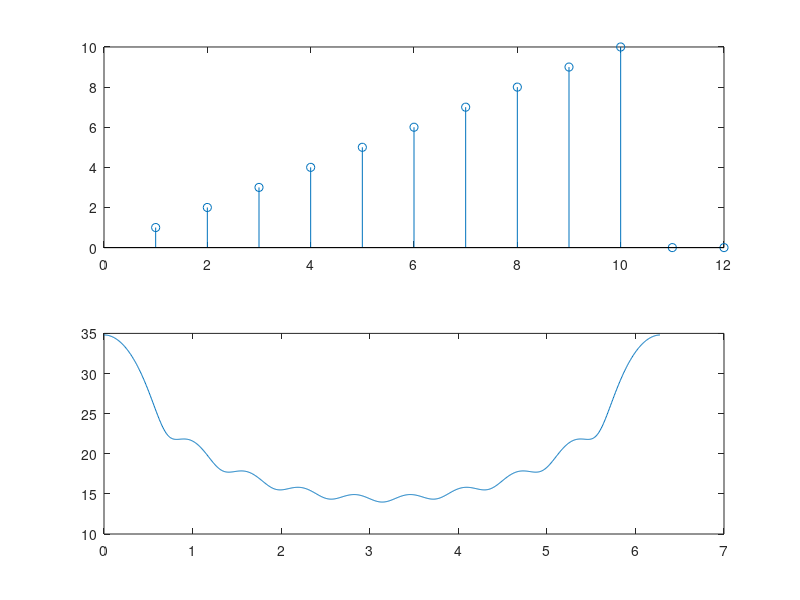
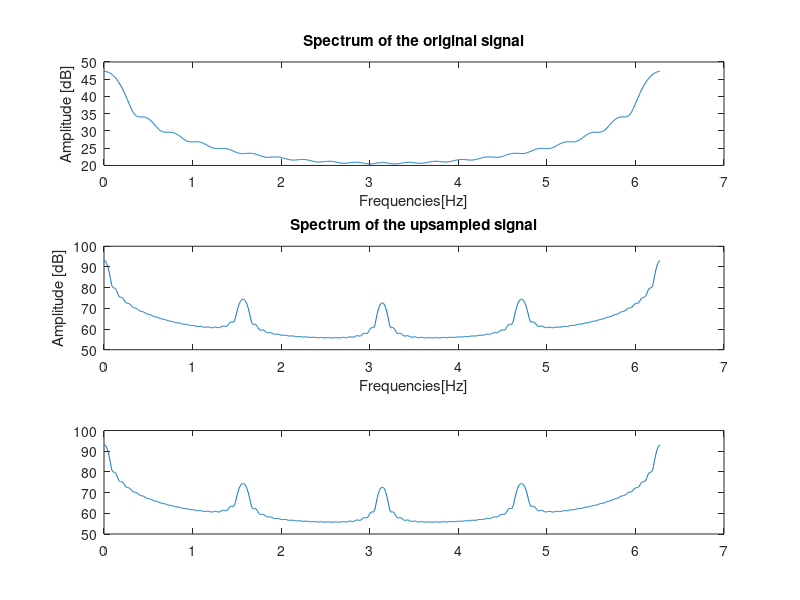

These figures' MATLAB source, in order:
clc
clear all
close all


% Create input signal and filter
x=1:21;
h=[1 2 3 4 5 6 7 8 9 10 0 0 ] ; % Pad zeros to make length equal to integer multiple of M
M=4;
% Direct Form (Inefficient) 
xup = zeros(M*length(x), 1); 
xup(1:M:end ) = x ;
yint = filter(M*h, 1, xup);

%Polyphase Form (Efficient)
% Select polyphase filters
p0=h(1:4:end )
p1=h(2:4:end )
p2=h(3:4:end )
p3=h(4:4:end )
% Select polyphase signals

x0=[filter(M*p0,1,x)];
x1=[filter(M*p1,1,x)];
x2=[filter(M*p2,1,x)];
x3=[filter(M*p3,1,x)];


x0up = zeros(M*length(x0), 1); 
x0up(1:M:end ) = x0 ;
x1up = zeros(M*length(x1), 1); 
x1up(1:M:end ) = x1 ;
x2up = zeros(M*length(x2), 1); 
x2up(1:M:end ) = x2 ;
x3up = zeros(M*length(x3), 1); 
x3up(1:M:end ) = x3 ;

% Put a zero in front to provide the x[-3], x[-2], and x[-1] terms
x_0=[x0up' 0 0 0];
x_1=[0 x1up' 0 0];
x_2=[0 0 x2up' 0];
x_3=[0 0 0 x3up'];
% filter each polyphase component and add together
y_poly_int = x_0+x_1+x_2+x_3;


Nfft=1024;
figure,
subplot(211), stem(h)
H=fft(h,Nfft);
w=2*pi*[0:Nfft-1]./Nfft;
subplot(212), plot(w,20*log10(abs(H)))

X = fft(x,Nfft);
Y = fft(y_poly_int,Nfft);
w=2*pi*[0:Nfft-1]/Nfft;
Hint = fft(yint,1024);

figure, subplot(311),
plot(w, 20*log10(abs(X)));
xlabel('Frequencies[Hz]');
ylabel('Amplitude [dB]');
title('Spectrum of the original signal');

subplot(312);
plot(w, 20*log10(abs(Y)));
xlabel('Frequencies[Hz]');
ylabel('Amplitude [dB]');
title('Spectrum of the upsampled signal');


subplot(313),
plot(w, 20*log10(abs(Hint)));
